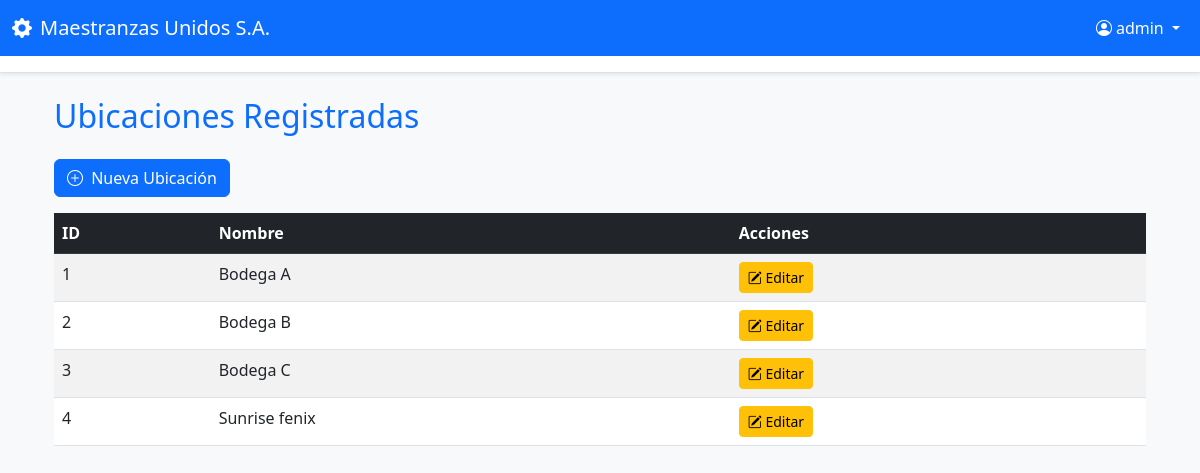
Page /ubicaciones/ (signed in) on the earlier database version.
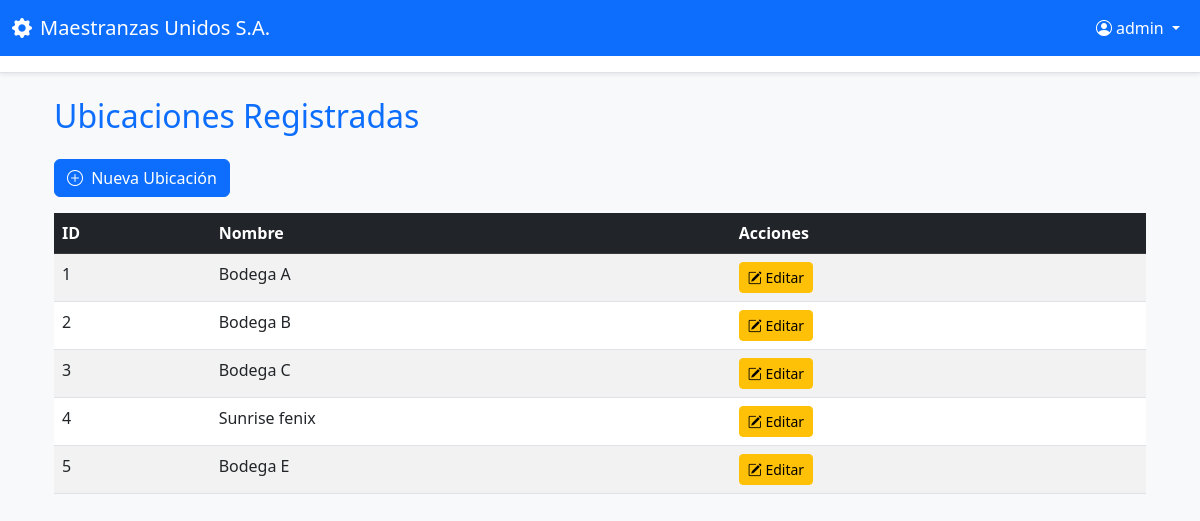
Same page on the later database version.
### inventario/models.py (models this page shows, shortened)
class Ubicacion(models.Model):
    nombre = models.CharField(max_length=100, unique=True)

### inventario/views.py (the view)
# urls.py: path('ubicaciones/', views.listar_ubicaciones, name='listar_ubicaciones'),
@login_required
def listar_ubicaciones(request):
    ubicaciones = Ubicacion.objects.all()
    return render(request, 'ubicaciones/listar.html', {'ubicaciones': ubicaciones})

### inventario/templates/ubicaciones/listar.html (shortened to what this page needs)
{% extends 'authentication/base.html' %}
{% block content %}
<div class="container mt-4">
    <h2 class="mb-4 text-primary">Ubicaciones Registradas</h2>
    <a href="{% url 'crear_ubicacion' %}" class="btn btn-primary mb-3">
        <i class="bi bi-plus-circle me-1"></i> Nueva Ubicación
    </a>
    {% if ubicaciones %}
    <table class="table table-striped table-hover">
        <thead class="table-dark">
            <tr>
                <th>ID</th>
                <th>Nombre</th>
                <th>Acciones</th>
            </tr>
        </thead>
        <tbody>
            {% for ubicacion in ubicaciones %}
            <tr>
                <td>{{ ubicacion.id }}</td>
                <td>{{ ubicacion.nombre }}</td>
                <td>
                    <a href="{% url 'editar_ubicacion' ubicacion.id %}" class="btn btn-sm btn-warning">
                        <i class="bi bi-pencil-square"></i> Editar
                    </a>
                </td>
            </tr>
            {% endfor %}
        </tbody>
    </table>
    {% else %}
    <p class="text-muted">No hay ubicaciones registradas aún.</p>
    {% endif %}
</div>
{% endblock %}

Differences in the rows shown:
added Ubicacion: id "5", nombre "Bodega E"
